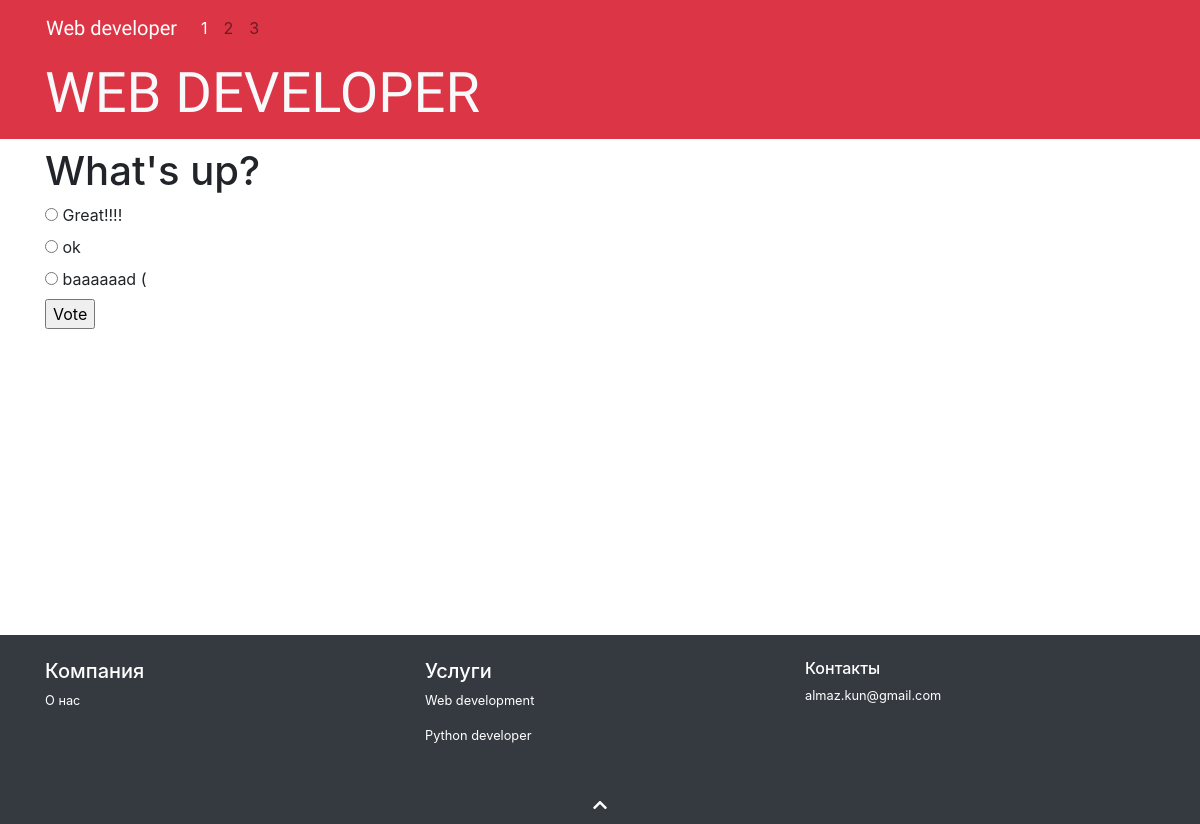
The page /polls/1/ on the database its author committed.
### polls/models.py (models this page shows, shortened)
class Question(models.Model):
    question_text = models.CharField(max_length=200)
    pub_date = models.DateTimeField('date published')
    def was_published_recently(self):
        now = timezone.now()
        return now - datetime.timedelta(days=1) <= self.pub_date <= now
    was_published_recently.admin_order_field = 'pub_date'
    was_published_recently.boolean = True
    was_published_recently.short_description = 'Published recently?'

class Choice(models.Model):
    question = models.ForeignKey(Question, on_delete=models.CASCADE)
    choice_text = models.CharField(max_length=200)
    votes = models.IntegerField(default=0)

### polls/views.py (the view)
# urls.py: path('<int:pk>/', views.DetailView.as_view(), name='detail'),
class DetailView(generic.DetailView):
    model = Question
    template_name = 'polls/detail.html'
    def get_queryset(self):
        return Question.objects.filter(pub_date__lte=timezone.now())

### polls/templates/polls/detail.html (shortened to what this page needs)
{% extends "polls/base_generic.html" %}
{% block content %}
<h1>{{ question.question_text }}</h1>
<form action="{% url 'polls:vote' question.id %}" method="post">
{% for choice in question.choice_set.all %}
    <input type="radio" name="choice" id="choice{{ forloop.counter }}" value="{{ choice.id }}">
    <label for="choice{{ forloop.counter }}">{{ choice.choice_text }}</label><br>
{% endfor %}
<input type="submit" value="Vote">
</form>
{% endblock %}

### rows shown on the page
Question: question_text "What's up?"
Choice: choice_text "Great!!!!"
Choice: choice_text "ok"
Choice: choice_text "baaaaaad ("
